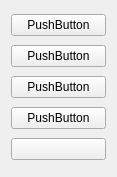
<?xml version="1.0" encoding="UTF-8"?>
<ui version="4.0">
 <class>fileViewer</class>
 <widget class="QWidget" name="fileViewer">
  <property name="geometry">
   <rect>
    <x>0</x>
    <y>0</y>
    <width>117</width>
    <height>177</height>
   </rect>
  </property>
  <property name="windowTitle">
   <string>Form</string>
  </property>
  <layout class="QVBoxLayout" name="verticalLayout">
   <item>
    <widget class="QPushButton" name="pushButton_3">
     <property name="text">
      <string>PushButton</string>
     </property>
    </widget>
   </item>
   <item>
    <widget class="QPushButton" name="pushButton_4">
     <property name="text">
      <string>PushButton</string>
     </property>
    </widget>
   </item>
   <item>
    <widget class="QPushButton" name="pushButton_5">
     <property name="text">
      <string>PushButton</string>
     </property>
    </widget>
   </item>
   <item>
    <widget class="QPushButton" name="pushButton_6">
     <property name="text">
      <string>PushButton</string>
     </property>
    </widget>
   </item>
   <item>
    <widget class="QPushButton" name="pushButton_2">
     <property name="text">
      <string/>
     </property>
    </widget>
   </item>
  </layout>
 </widget>
 <resources/>
 <connections/>
</ui>
